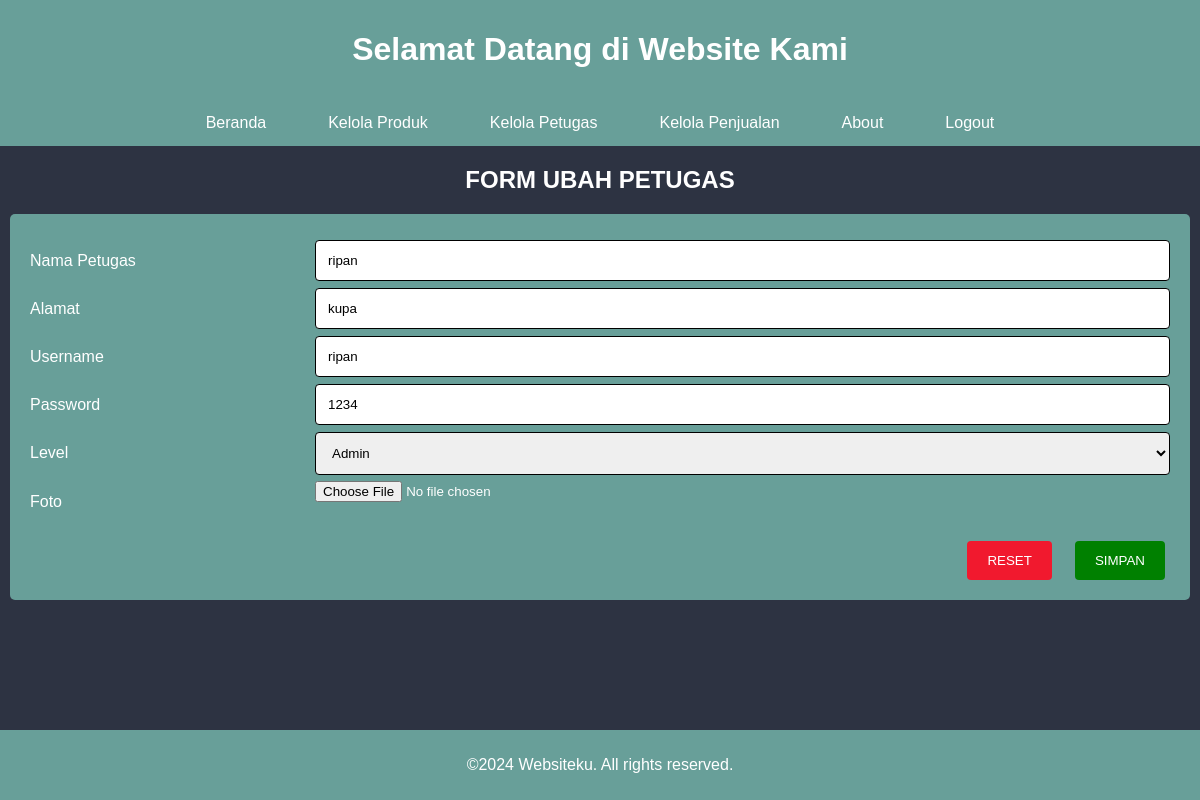
/ubah_petugas.php?id_petugas=4, run on the app's committed database.
### tables this page shows
CREATE TABLE `tbl_petugas` (
  `id_petugas` int NOT NULL,
  `nama_petugas` varchar(100) NOT NULL,
  `alamat` text NOT NULL,
  `username` varchar(100) NOT NULL,
  `password` text NOT NULL,
  `level` enum('admin','petugas') NOT NULL,
  `foto` text NOT NULL
);

### ubah_petugas.php (the view, shortened to what this page needs)
<?php
include 'koneksi.php';
?>
<!DOCTYPE html>
<html lang="en">
<head>
  <link rel="stylesheet" href="style.css" />
</head>
<body>
  <header>
    <h1>Selamat Datang di Website Kami</h1>
  </header>
  <ul>
    <li><a href="beranda.php">Beranda</a></li>
    <li><a href="kelola_produk.php">Kelola Produk</a></li>
    <li><a href="kelola_petugas.php">Kelola Petugas</a></li>
    <li><a href="kelola_penjualan.php">Kelola Penjualan</a></li>
    <li><a href="">About</a></li>
    <li><a href="logout.php">Logout</a></li>
  </ul>
  <h2 align="center">FORM UBAH PETUGAS</h2>
  <div class="container">
    <?php
    $id_petugas = $_GET['id_petugas'];
    $query = mysqli_query($koneksi, "SELECT * FROM tbl_petugas WHERE id_petugas = '$id_petugas'");
    while ($data = mysqli_fetch_assoc($query)) {
    ?>
    <form action="crud_petugas.php" method="post" enctype="multipart/form-data">
      <div class="row">
        <div class="col-25">
          <label for="">Nama Petugas</label>
        </div>
        <div class="col-75">
          <input type="text" name="nama_petugas" value="<?php echo $data['nama_petugas']; ?>">
        </div>
      </div>
      <div class="row">
        <div class="col-25">
          <label for="fname">Alamat</label>
        </div>
        <div class="col-75">
          <input type="text" name="alamat" value="<?php echo $data['alamat']; ?>">
        </div>
      </div>
      <div class="row">
        <div class="col-25">
          <label for="fname">Username</label>
        </div>
        <div class="col-75">
          <input type="text" name="username" value="<?php echo $data['username']; ?>">
        </div>
      </div>
      <div class="row">
        <div class="col-25">
          <label for="fname">Password</label>
        </div>
        <div class="col-75">
          <input type="text" name="password" value="<?php echo $data['password']; ?>">
        </div>
      </div>
      <div class="row">
        <div class="col-25">
          <label for="">Level</label>
        </div>
        <div class="col-75">
          <select name="level">
            <option value="admin" <?php echo $data['level'] == 'admin' ? 'selected' : '' ?>>Admin</option>
          </select>
        </div>
      </div>
      <div class="row">
        <div class="col-25">
          <label for="fname">Foto</label>
        </div>
        <div class="col-75">
          <input type="file" name="foto" accept="image/*" value="<?php echo $data['foto']; ?>">
        </div>
      </div>
      <br>
      <div class="row">
        <input type="submit" class="tombol" value="SIMPAN" name="btnUbah">
        <input type="reset" value="RESET">
      </div>
    </form>
    <?php }  ?>
  </div>
  <footer>
    <p>&copy;2024 Websiteku. All rights reserved.</p>
  </footer>
</body>
</html>

### style.css (style rules this page uses)
* { box-sizing: border-box; }
body { font-family: Arial; margin: 0; background-color: #2d3342; color: white; }
header { background-color: #689f99; color: white; padding: 10px; text-align: center; }
ul { list-style-type: none; margin: 0; padding: 0; overflow: hidden; background-color: #689f99; display: flex; justify-content: center; }
li { padding: 0 15px; }
li a { display: block; color: white; text-align: center; padding: 14px 16px; text-decoration: none; }
footer { text-align: center; padding: 10px; background-color: #689f99; color: white; position: fixed; bottom: 0; width: 100%; }
input[type=text], select, textarea { width: 100%; padding: 12px; border: 1px solid black; border-radius: 4px; resize: vertical; }
label { padding: 12px 12px 12px 0; display: inline-block; }
input[type=submit] { background-color: green; color: white; padding: 12px 20px; border: none; border-radius: 4px; cursor: pointer; margin-left: 15px; margin-right: 5px; }
.tombol { background-color: #04AA6D; color: white; padding: 12px 20px; border: none; border-radius: 4px; cursor: pointer; float: right; margin: 0px; }
input[type=reset] { background-color: #f1192e; color: white; padding: 12px 20px; border: none; border-radius: 4px; cursor: pointer; float: right; margin-right: 8px; }
.container { border-radius: 5px; background-color: #689f99; padding: 20px; margin: 10px; }
.col-25 { float: left; width: 25%; margin-top: 6px; }
.col-75 { float: left; width: 75%; margin-top: 6px; }
.row::after { content: ""; display: flex; clear: both; }

### data on the page
tbl_petugas: nama_petugas "ripan", alamat "kupa", username "ripan", password "1234", level "Admin"
